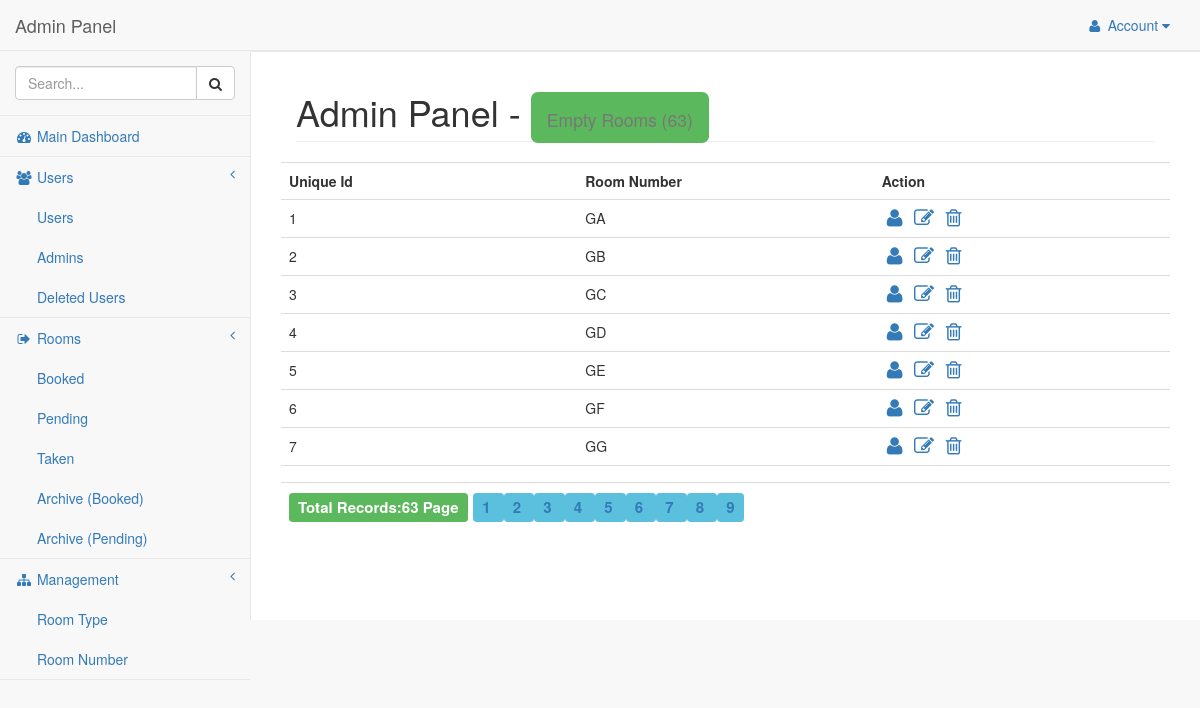
The app's page /admin/pages/notBooked.php (signed in) with its own data.
### tables this page shows
CREATE TABLE IF NOT EXISTS `rooms` (
  `uniqueId` int(255) NOT NULL AUTO_INCREMENT,
  `roomNumber` varchar(255) NOT NULL,
  `roomStatus` varchar(255) NOT NULL DEFAULT 'empty',
  `recieptCode` varchar(255) DEFAULT NULL,
  PRIMARY KEY (`uniqueId`)
);

### admin/pages/notBooked.php (the view, shortened to what this page needs)
<?php
 if (isset($_GET["page"])) {
  $_SESSION["page"]=$_GET["page"];
  $page = $_SESSION["page"];
  $page = ($page*7)-7;
} else{
$page = "0";
}
$cr = "SELECT * FROM `rooms` WHERE roomStatus = 'empty'";
$tl = mysql_query($cr);
$np = mysql_num_rows($tl);
?>
<!DOCTYPE html>
<html lang="en">
<head>
<link href="../bower_components/bootstrap/dist/css/bootstrap.min.css" rel="stylesheet">
<link href="../bower_components/metisMenu/dist/metisMenu.min.css" rel="stylesheet">
<link href="../dist/css/sb-admin-2.css" rel="stylesheet">
<link href="../bower_components/font-awesome/css/font-awesome.min.css" rel="stylesheet" type="text/css">
</head>
<body>
<div id="wrapper">
<nav class="navbar navbar-default navbar-static-top" role="navigation" style="margin-bottom: 0">
<?php include('includes/nav.php'); ?>
</nav>
<div id="page-wrapper">
<div class="container-fluid">
    <div class="row">
        <div class="col-lg-12">
            <h1 class="page-header">Admin Panel -
            <span class="label label-success">
            <small>Empty Rooms
            (<?php echo $np;?>)</span>
            </small></h1>
        </div>
        <div id="posted_orders" style = "float:left;width:100%;">
        	<table class = "table" align="center" style="table-layout:fixed; width:100%;">
        <tr>
        <th>Unique Id</th>
        <th>Room Number</th>
        <th>Action</th>
        </tr>
        <?php
        $sql = "SELECT * FROM `rooms` WHERE roomStatus = 'empty' LIMIT $page,7;";
        $result = mysql_query($sql);
        while($row=mysql_fetch_assoc($result)){
        ?>
        <tr>
        <td><?php echo $row['uniqueId'];?></td>
        <td><?php echo $row['roomNumber'];?></td>
        <td>
        <a href="assign.php?id=<?=$row["uniqueId"];?>">
        <i class="fa fa-user fa-fw" style="font-size:20px;" data-toggle="tooltip" data-placement="left" title="Book Room"></i></a>
        <a href="edit.php?id=<?=$row["uniqueId"];?>">
        <i class="fa fa-edit fa-fw" style="font-size:20px;" data-toggle="tooltip" data-placement="left" title="Edit Room"></i></a>
        <a href="deleteUser.php?orderId=<?=$row["uniqueId"];?>">
        <i class="fa fa-trash-o fa-fw" style="font-size:20px;" data-toggle="tooltip" data-placement="left" title="Delete Room"></i></a>
        </td>
        </tr>
        <?php
        }
        ?>
        <tr>
        <td colspan = "3" style = "text-align:center;">
        </td>
        </tr>
         <tr>
        <td colspan = "3" style = "text-align:left; font-size:20px">
        <?php
        $cou = "SELECT * FROM `rooms` WHERE roomStatus = 'empty'";
        $resu = mysql_query($cou);
        $chec = mysql_num_rows($resu);
        $a = $chec/7;
        $a = ceil($a);
        echo "<span class='label label-success'>Total Records:".$chec." "."Page</span>";
        for ($b=1; $b <=$a ; $b++) {
            ?>
         <span class='label label-info'><a href = "notBooked.php?page=<?php echo $b;?>"style = "text-decoration:none;"><?php echo $b," "; ?></a></span>
        <?php
        }
        ?>
        </td>
        </tr>
        </table>
        </div>
    </div>
</div>
</div>
</div>
</body>
</html>

### admin/pages/includes/nav.php (shortened to what this page needs)
<nav class="navbar navbar-default navbar-static-top" role="navigation" style="margin-bottom: 0">
    <div class="navbar-header">
        <a class="navbar-brand" href="home.php">Admin Panel</a>
    </div>
    <ul class="nav navbar-top-links navbar-right">
        <li class="dropdown">
            <a class="dropdown-toggle" data-toggle="dropdown" href="#">
                <i class="fa fa-user fa-fw"></i> Account  <i class="fa fa-caret-down"></i>
            </a>
        </li>
    </ul>
    <div class="navbar-default sidebar" role="navigation">
        <div class="sidebar-nav navbar-collapse">
            <ul class="nav" id="side-menu">
                <li class="sidebar-search">
                    <div class="input-group custom-search-form">
                        <input type="text" class="form-control" placeholder="Search...">
                        <span class="input-group-btn">
                        <button class="btn btn-default" type="button">
                            <i class="fa fa-search"></i>
                        </button>
                    </span>
                    </div>
                </li>
                <li>
                    <a href="home.php"><i class="fa fa-dashboard fa-fw"></i> Main Dashboard</a>
                </li>
                <li>
                    <a href="#"><i class="fa fa-users fa-fw"></i> Users<span class="fa arrow"></span></a>
                    <ul class="nav nav-second-level">
                        <li>
                            <a href="users.php"> Users</a>
                        </li>
                        <li>
                            <a href="admin.php">Admins</a>
                        </li>
                        <li>
                            <a href="deletedUsers.php">Deleted Users</a>
                        </li>
                    </ul>
                </li>
                <li>
                    <a href="#"><i class="fa fa-sign-out fa-fw"></i> Rooms<span class="fa arrow"></span></a>
                    <ul class="nav nav-second-level">
                        <li>
                            <a href="booked.php">Booked</a>
                        </li>
                        <li>
                            <a href="pending.php">Pending</a>
                        </li>
                        <li>
                            <a href="taken.php">Taken</a>
                        </li>
                        <li>
                            <a href="archiveB.php">Archive (Booked)</a>
                        </li>
                        <li>
                            <a href="archiveP.php">Archive (Pending)</a>
                        </li>
                    </ul>
                </li>
                <li>
                    <a href="#"><i class="fa fa-sitemap fa-fw"></i> Management<span class="fa arrow"></span></a>
                    <ul class="nav nav-second-level">
                        <li>
                            <a href="roomType.php">Room Type</a>
                        </li>
                        <li>
                            <a href="roomNumber.php">Room Number</a>
                        </li>
                    </ul>
                </li>
            </ul>
        </div>
    </div>
</nav>

### records on screen
rooms: uniqueId "1", roomNumber "GA"
rooms: uniqueId "2", roomNumber "GB"
rooms: uniqueId "3", roomNumber "GC"
rooms: uniqueId "4", roomNumber "GD"
rooms: uniqueId "5", roomNumber "GE"
rooms: uniqueId "6", roomNumber "GF"
rooms: uniqueId "7", roomNumber "GG"

### other values on screen
$np "63"
$chec "63"
